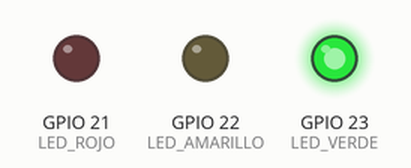
Simulated run of this sketch. Board: ESP32. On the bench: output pins drawn as LEDs (lit = HIGH).

Above: at 1.5 s.
At 3.5 s:
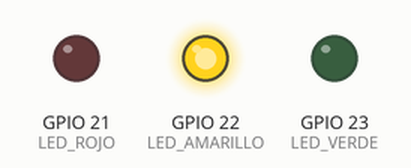
At 5.5 s:
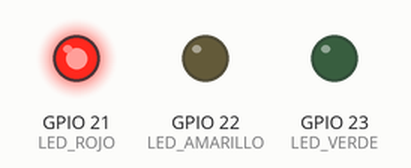
Timing chart, 0 to 9.1 s (numbered marks = the images above):
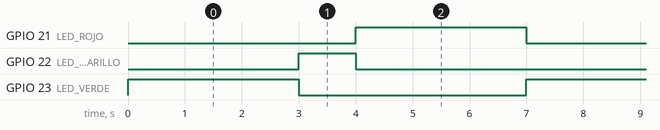

The sketch:

02_semaforo.ino
```cpp
/*
 * 02_semaforo.ino - Semaforo de tres estados
 * Monitoria: Introduccion al ESP32 - Intro. Ing. Electronica (UNAL)
 * Placa: ESP32-WROOM-32, ESP32-C6 o ESP32-S3
 * Concepto: varias salidas digitales, secuencia temporizada, funciones propias
 * Montaje: LED rojo en GPIO21, amarillo en GPIO22, verde en GPIO23 (220 ohm c/u)
 */

#if defined(HELTEC_V3)
// Heltec V3 usa ESP32-S3: no existen GPIO22 ni GPIO23.
const uint8_t LED_ROJO      = 4;
const uint8_t LED_AMARILLO  = 5;
const uint8_t LED_VERDE     = 6;
#else
const uint8_t LED_ROJO      = 21;
const uint8_t LED_AMARILLO  = 22;
const uint8_t LED_VERDE     = 23;
#endif

const uint16_t T_VERDE    = 3000;
const uint16_t T_AMARILLO = 1000;
const uint16_t T_ROJO     = 3000;

void apagarTodos() {
    digitalWrite(LED_ROJO, LOW);
    digitalWrite(LED_AMARILLO, LOW);
    digitalWrite(LED_VERDE, LOW);
}

void setup() {
    pinMode(LED_ROJO, OUTPUT);
    pinMode(LED_AMARILLO, OUTPUT);
    pinMode(LED_VERDE, OUTPUT);
    apagarTodos();
}

void loop() {
    digitalWrite(LED_VERDE, HIGH);
    delay(T_VERDE);
    digitalWrite(LED_VERDE, LOW);

    digitalWrite(LED_AMARILLO, HIGH);
    delay(T_AMARILLO);
    digitalWrite(LED_AMARILLO, LOW);

    digitalWrite(LED_ROJO, HIGH);
    delay(T_ROJO);
    digitalWrite(LED_ROJO, LOW);
}
```

main.c
```cpp
/*
 * 02_semaforo/main.c - Semaforo de tres estados (ESP-IDF)
 * Monitoria: Introduccion al ESP32 - Intro. Ing. Electronica (UNAL)
 * Entorno: VS Code + extension ESP-IDF (IDF v5.x)
 * Concepto: varias salidas digitales, secuencia temporizada, funciones propias
 * Montaje: LED rojo en GPIO21, amarillo en GPIO22, verde en GPIO23 (220 ohm c/u)
 */

#include "freertos/FreeRTOS.h"
#include "freertos/task.h"
#include "driver/gpio.h"

#if defined(HELTEC_V3)
// Heltec V3 usa ESP32-S3: no existen GPIO22 ni GPIO23.
#define LED_ROJO      GPIO_NUM_4
#define LED_AMARILLO  GPIO_NUM_5
#define LED_VERDE     GPIO_NUM_6
#else
#define LED_ROJO      GPIO_NUM_21
#define LED_AMARILLO  GPIO_NUM_22
#define LED_VERDE     GPIO_NUM_23
#endif

#define T_VERDE       3000
#define T_AMARILLO    1000
#define T_ROJO        3000

static void apagar_todos(void)
{
    gpio_set_level(LED_ROJO, 0);
    gpio_set_level(LED_AMARILLO, 0);
    gpio_set_level(LED_VERDE, 0);
}

void app_main(void)
{
    // Los tres pines se configuran de una sola vez con una mascara de bits.
    gpio_config_t salidas = {
        .pin_bit_mask = (1ULL << LED_ROJO) | (1ULL << LED_AMARILLO) | (1ULL << LED_VERDE),
        .mode = GPIO_MODE_OUTPUT,
        .pull_up_en = GPIO_PULLUP_DISABLE,
        .pull_down_en = GPIO_PULLDOWN_DISABLE,
        .intr_type = GPIO_INTR_DISABLE,
    };
    gpio_config(&salidas);
    apagar_todos();

    while (1) {
        gpio_set_level(LED_VERDE, 1);
        vTaskDelay(pdMS_TO_TICKS(T_VERDE));
        gpio_set_level(LED_VERDE, 0);

        gpio_set_level(LED_AMARILLO, 1);
        vTaskDelay(pdMS_TO_TICKS(T_AMARILLO));
        gpio_set_level(LED_AMARILLO, 0);

        gpio_set_level(LED_ROJO, 1);
        vTaskDelay(pdMS_TO_TICKS(T_ROJO));
        gpio_set_level(LED_ROJO, 0);
    }
}
```

Measured:
- by itself, GPIO 21 (LED_ROJO), GPIO 23 (LED_VERDE): alternates HIGH for 3.0 s and LOW for 4.0 s
- by itself, GPIO 22 (LED_AMARILLO): alternates HIGH for 1.0 s and LOW for 6.0 s
- by itself, everything shown: repeats every 7.0 s, in 4 steps
